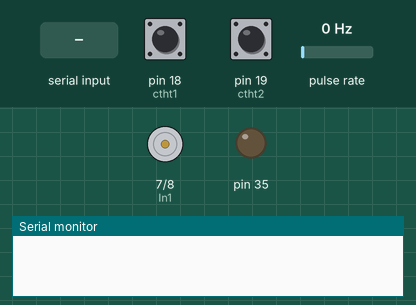
A sketch run on a simulated Arduino Mega 2560, built with avr-gcc and run on an emulated ATmega2560. Parts: motor-driver pin pairs drawn as motors (green arrow = first pin HIGH = forward, orange = second pin HIGH = backward, longer = more drive, scaled by the enable pin), output pins drawn as LEDs (lit = HIGH), the last lines printed to the serial monitor. Wiring (inferred from the names in the program): pulse sensor: data pin 2. Inputs (shaded band) come from the test bench; at power-on: pin 18 (ctht1) HIGH, pin 19 (ctht2) HIGH, pulse rate 0 Hz.

Above: at 1.2 s.
1.3 s: "a90\n" received over the second serial link
At 1.9 s:
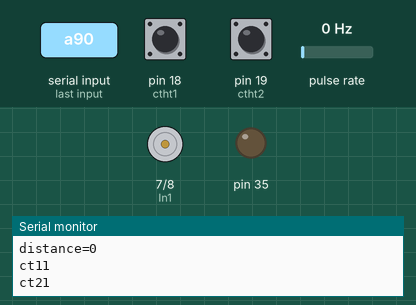
2.9 s: "p90\n" received over the second serial link
At 4.2 s:
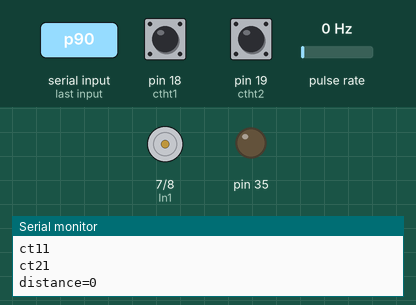
4.5 s: "m90\n" received over the second serial link
At 5.5 s:
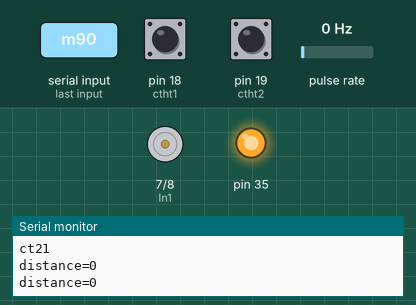
6.0 s: "a,45\n" received over the second serial link
At 6.8 s:
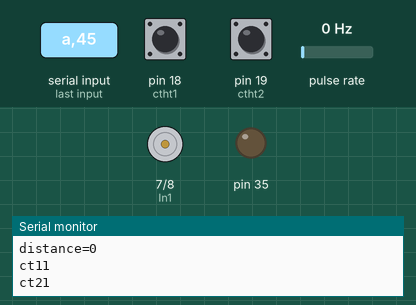
7.6 s: "m,45\n" received over the second serial link
At 7.9 s:
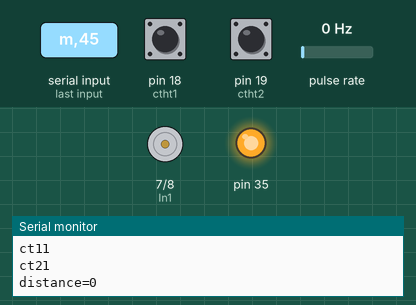
Timing chart, 0 to 10.1 s (numbered marks = the images above; inputs shaded):
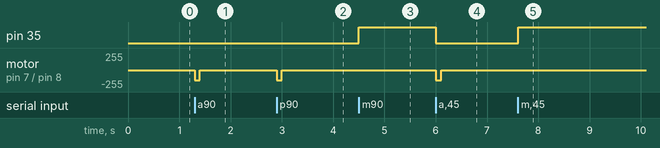

Measured:
- after the input at 1.3 s, motor on pin 7 (In1) / pin 8 (In2): stopped → backward 150/255 at once, → stopped 0.10 s later
- after the input at 2.9 s, motor on pin 7 (In1) / pin 8 (In2): stopped → backward 150/255 at once, → stopped 0.10 s later
- after the input at 4.5 s, pin 35: LOW → HIGH at once
- after the input at 6.0 s, pin 35: HIGH → LOW at once; motor on pin 7 (In1) / pin 8 (In2): stopped → backward 150/255 at once, → stopped 0.10 s later
- after the input at 7.6 s, pin 35: LOW → HIGH at once

The sketch:

code_1ngat_v1.ino
```cpp
#include <SoftwareSerial.h>
#define RX_PIN 51
#define TX_PIN 53
#define minPWM 150
#define Vspeed 5
#define Mspeed 15
#define In1 7
#define In2 8
#define PWM_pin 9
#define ctht1 18
#define ctht2 19


SoftwareSerial mySerial(53, 51);
static int dataIn = 0;
volatile double target ;
static int PWM;
static int distance;
static byte ct1;
static byte ct2;
static byte dir = 1;
static byte role = 0;
long int xung =0;
char signal;


void DongCo(byte temp_dir, int temp_v) {
  if (temp_dir == 1)
  { // CHAY THUAN
    digitalWrite(In2, 1);
    digitalWrite(In1, 0);
    analogWrite(PWM_pin, temp_v);
  } else {
    if (temp_dir == 2)
    { // CHAY NGƯỢC
      digitalWrite(In1, 1);
      digitalWrite(In2, 0);
      analogWrite(PWM_pin, temp_v);
    } else {
      //DIR=0 DỪNG
      digitalWrite(In1, 0);
      digitalWrite(In2, 0);
      analogWrite(PWM_pin, 0);
    }
  }
}
void DocBluetooth()
{
  if (mySerial.available())
    dataIn = mySerial.parseInt();
  target = dataIn;

}
void chedo2()
{
  DocBluetooth();

  distance = (xung * 0.0137) / 10;
  if (target > 390 || target < 0)
  {
    Serial.println("qua hanh trinh");
    digitalWrite(In1, 0);
    digitalWrite(In2, 0);
    DongCo(1, 0);
    DongCo(2, 0);
    delay(200);
  }
  else if (distance < target)
  {
    DongCo(1, 150);
  }

  else if (distance > target)
  {
    DongCo(2, 150);
  }
  if (abs(distance - target) < 2)
  {
    DongCo(1, 0);
    DongCo(2, 0);
  }
  Serial.print("distance=");
  Serial.println(distance, DEC);
}


void setup()
{
  Serial.begin(9600);
  mySerial.begin(9600);
  pinMode(9, OUTPUT); //khai bao chan Enable
  pinMode(7, OUTPUT); //khai bao chan In1
  pinMode(8, OUTPUT); //khai bao chan In2
  pinMode(18, INPUT_PULLUP); //khai bao dao vao ctht1
  pinMode(19, INPUT_PULLUP); //khai bao dao vao ctht2
  pinMode(35, OUTPUT); // //khai bao dau ra role
  pinMode(2, INPUT_PULLUP); //Pha A encoder
  pinMode(3, INPUT_PULLUP); //Pha B encoder
  attachInterrupt(0, Demxung, FALLING); // Dem xung suon xuong

  DongCo(2, 150); // Mac dinh dong co ve vi tri goc
}


void Demxung()
{
  if (digitalRead(3) == HIGH)
    xung++;
  else
    xung--;
}

void loop()
{

  ct1 = digitalRead(ctht1);
  if (ct1 == HIGH)
  {
    digitalWrite(In1, 0);
    digitalWrite(In2, 0);
  }
  if (mySerial.available())
  {
    signal = mySerial.read();
    digitalWrite(In1, 0);
    digitalWrite(In2, 0);
    DongCo(0, 0);
  }
  switch (signal) {
    case 'a':

      digitalWrite(35, LOW);
      distance = (xung * 0.0137) / 10; // Tinh khoang cach
      Serial.print("distance=");
      Serial.println(distance);
     // PWM = minPWM + Vspeed * abs(distance - target) - (distance - target) * (distance - target) / 2;   //Tính vận tốc:
     // if (PWM >= 255) PWM = 255;
     // if (PWM < minPWM) PWM = minPWM;
      ct1 = digitalRead(ctht1);
      ct2 = digitalRead(ctht2);
      Serial.print("ct1");
       Serial.println(ct1);
       Serial.print("ct2");
       Serial.println(ct2);
      if (ct1 == LOW) {
        xung = 0;
        dir = 1;
      } else {
        if (ct2 == LOW) {
          dir = 2;
        }
      }
      DongCo (dir, 120);
      break;


    case 'p':
      digitalWrite(35, LOW);
      chedo2();
      break;
    case 'm':

      digitalWrite(35, HIGH);
      delay(100);
      distance = (xung * 0.0137) / 10;
      Serial.print("distance=");
      Serial.println(distance, DEC);
      break;
    default:
      break;

  }


  delay(100);
}
```
